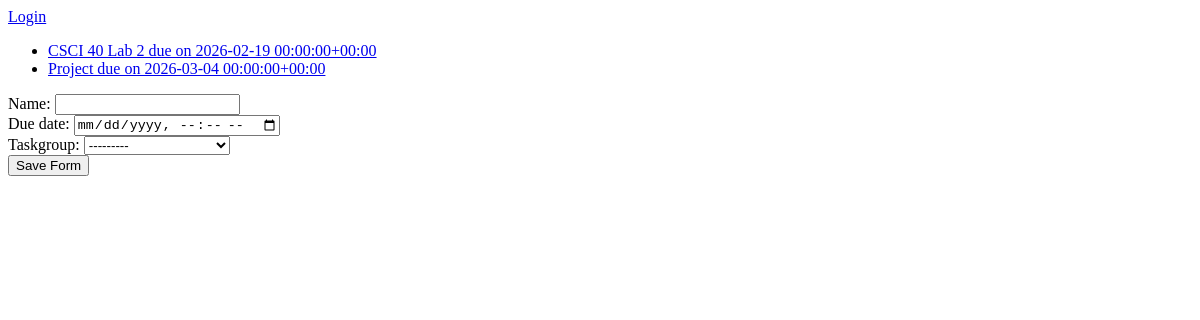
The app's page /tasks/list/, older data.
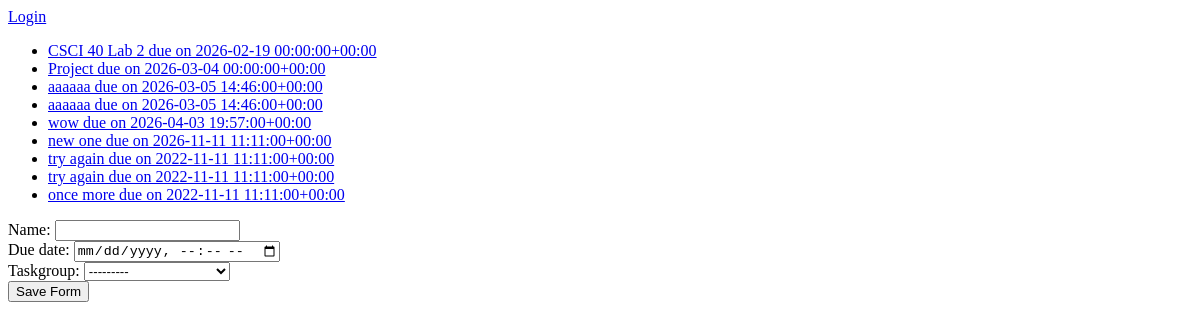
The same page, newer data.
### tasks/models.py (models this page shows, shortened)
class Task(models.Model):
    name = models.CharField(max_length=100)
    due_date = models.DateTimeField(null=False)
    taskgroup = models.ForeignKey(
        TaskGroup,
        on_delete=models.CASCADE,
        related_name='tasks'
    )
    def __str__(self):
        return f'{self.name} due on {self.due_date}'
    class Meta:
        verbose_name = 'task'
        verbose_name_plural = 'tasks'

### tasks/views.py (the view, shortened to what this page needs)
# urls.py: path('list/', TaskListView.as_view(), name='task_list'),
class TaskListView(ListView):
    model = Task
    template_name = "task_list.html"
    def get_context_data(self, **kwargs):
        context = super().get_context_data(**kwargs)
        context['taskgroups'] = TaskGroup.objects.all()
        context['form'] = TaskForm()
        return context

### tasks/forms.py
class TaskForm(forms.ModelForm):
    class Meta:
        model = Task
        fields = '__all__'
        widgets = {
            'due_date': forms.TextInput(
                attrs={'type': 'datetime-local'}
            )
        }

### tasks/templates/task_list.html (shortened to what this page needs)
{% extends 'base.html' %}
{% block content %}
    <ul>
        {% for task in task_list %}
            <li>
                <a href="{% url 'tasks:task_detail' task.pk %}">
                    {{ task }}
                </a>
            </li>
        {% endfor %}
    </ul>
    <form method="POST">
        {{ form }}
        <input type="submit" name="submit" value="Save Form">
    </form>
{% endblock %}

### templates/base.html (shortened to what this page needs)
<html lang="en">
    <head>
    </head>
    <body>
        {% if request.user.is_authenticated %}
        Hello, {{ request.user}}
        <form method="POST" action="{% url 'logout' %}">
            {% csrf_token %}
            <button type="submit">Logout</button>
        </form>
        {% else %}
            <a href="{% url 'login' %}">Login</a>
        {% endif %}
        {% block content %}{% endblock %}
    </body>
</html>

Row changes from the older to the newer data that the page shows:
added Task: name+due_date "aaaaaa due on 2026-03-05 14:46:00+00:00"
added Task: name+due_date "aaaaaa due on 2026-03-05 14:46:00+00:00"
added Task: name+due_date "wow due on 2026-04-03 19:57:00+00:00"
added Task: name+due_date "new one due on 2026-11-11 11:11:00+00:00"
added Task: name+due_date "try again due on 2022-11-11 11:11:00+00:00"
added Task: name+due_date "try again due on 2022-11-11 11:11:00+00:00"
added Task: name+due_date "once more due on 2022-11-11 11:11:00+00:00"
